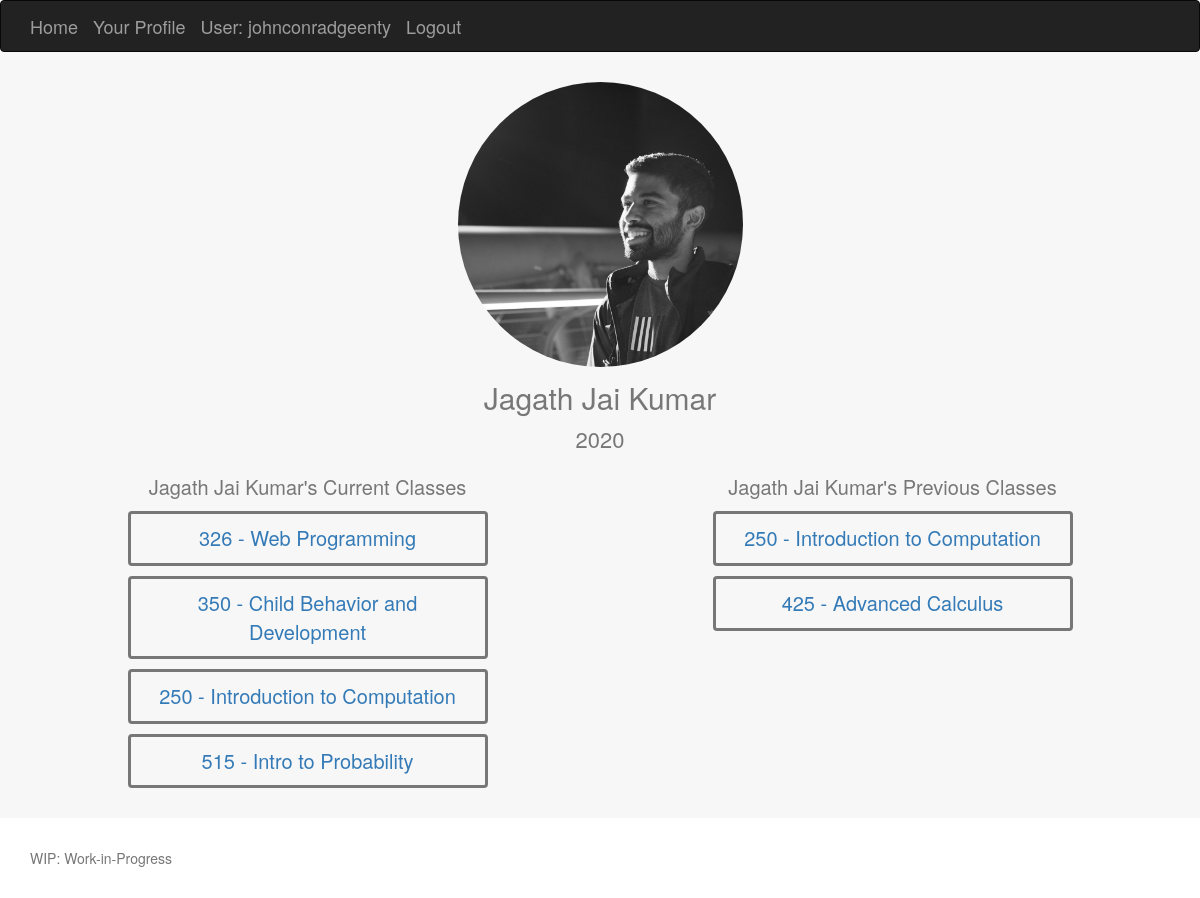
Page /Tibl/friendprofile/1 (signed in) on the committed database.
### Tibl/models.py (models this page shows, shortened)
class Student(models.Model):
	full_name = models.CharField(max_length=60)
	grad_year = models.IntegerField()
	profile_picture = models.ImageField(upload_to="profile_pictures")
	user = models.OneToOneField(User, on_delete=models.SET_NULL, null=True)

class Section(models.Model):
	year = models.IntegerField()
	season_enum = (
		('F', 'Fall'),
		('Sp', 'Spring'),
		('W', 'Winter'),
		('Su', 'Summer'),
	)
	season = models.CharField(max_length=2, choices=season_enum, null=True)
	teachers = models.ManyToManyField('Teacher')
	students = models.ManyToManyField('Student')
	course = models.ForeignKey('Course', on_delete=models.SET_NULL, null=True)

class Course(models.Model):
	department = models.ForeignKey('Department', on_delete=models.SET_NULL, null=True)
	name = models.CharField(max_length=200, null=True)
	number = models.CharField(max_length=10)

### Tibl/views.py (the view)
# urls.py: path('friendprofile/<int:profile_id>', views.friendprofile, name='friendprofile'),
def friendprofile(request, profile_id):
    student = Student.objects.get(id = profile_id)
    sections = Section.objects.filter(students__id__exact=profile_id)
    return render(
        request,
        'friendprofile.html',
        context={'student':student, 'sections':sections}
    )

### Tibl/templates/friendprofile.html
{% extends "base_generic.html" %}
{% block content %}
	{% load static %}
 	<link rel="stylesheet" href="{% static 'css/myprofile.css' %}">
    <div class="album text-muted">
      <div class="container">
      	{% load static %}
        <img class="profile-image" src="{% static student.profile_picture.url %}" alt="pic1">
        <p class="profile-title"> {{ student.full_name }} </p>
        <p class="profile-subheading">{{ student.grad_year }}</p>
        <div class="row">
          <div class="col-md-4 col-sm-offset-1">
            <p class="class-list-title">{{ student.full_name }}'s Current Classes</p>
            {% for section in sections %}
            	{% if section.season == "Sp" %}
	            	<div class="class-card">
	              		<a href="{% url 'class' section.id %}" class="card-text">{{ section.course.number }} - {{ section.course.name }}</a>
	            	</div>
	            {% endif %}
			{% endfor %}
          </div>
          <div class="col-md-4 col-sm-offset-2">
            <p class="class-list-title">{{ student.full_name }}'s Previous Classes</p>
            {% for section in sections %}
            	{% if section.season != "Sp" %}
	            	<div class="class-card">
	              		<a href="{% url 'class' section.id %}" class="card-text">{{ section.course.number }} - {{ section.course.name }}</a>
	            	</div>
	            {% endif %}
			{% endfor %}
          </div>
        </div>
      </div>
    </div>
{% endblock %}

### Tibl/templates/base_generic.html (shortened to what this page needs)
<!DOCTYPE html>
<html lang="en">
  {% load static %}
<head>
  <link href="{% static 'css/bootstrap.min.css' %}" rel="stylesheet">
</head>
<body>
  <div class="navbar navbar-inverse bg-inverse">
    <div class="container d-flex justify-content-between">
      <a href="/" class="navbar-brand">Home</a>
      <a href="{% url 'myprofile'%}" class="navbar-brand">Your Profile</a>
      {% if user.is_authenticated %}
      <a href="#" class="navbar-brand">User: {{ user.get_username }}</a>
     <a href="{% url 'logout'%}?next={{request.path}}" class="navbar-brand">Logout</a>
   {% else %}
     <a href="{% url 'login'%}?next={{request.path}}" class="navbar-brand">Login</a>
   {% endif %}
    </div>
  </div>
  {% block content %}
  {% endblock %}
  <footer class="text-muted col-md-12">
    <div class="container">
      <p>WIP: Work-in-Progress</p>
    </div>
  </footer>
</body>
</html>

### Tibl/static/css/myprofile.css (style rules this page uses)
body { min-height: 50rem; }
.navbar { margin-bottom: 0; }
.album { min-height: 50rem; padding-top: 3rem; padding-bottom: 3rem; background-color: #f7f7f7; }
.profile-image { display: block; margin-left: auto; margin-right: auto; width: 25%; border-radius: 50%; }
.profile-title { text-align: center; font-size: 30px; padding-top: 10px; }
.profile-subheading { text-align: center; font-size: 22px; line-height: 18px; }
.class-card { font-size: 20px; border-radius: 4px; border-style: solid; padding: 10px; text-align: center; vertical-align: middle; margin-top: 10px; }
.class-list-title { text-align: center; font-size: 20px; padding-top: 15px; }
footer { padding-top: 3rem; padding-bottom: 3rem; }
footer p { margin-bottom: .25rem; }

### rows in the picture
Student: profile_picture (picture), full_name "Jagath Jai Kumar", grad_year "2020"
Section: course.number "326", course.name "Web Programming"
Section: course.number "350", course.name "Child Behavior and Development"
Section: course.number "250", course.name "Introduction to Computation"
Section: course.number "515", course.name "Intro to Probability"
Section: course.number "250", course.name "Introduction to Computation"
Section: course.number "425", course.name "Advanced Calculus"

### other values in the picture
{{ user.get_username }} "johnconradgeenty"
